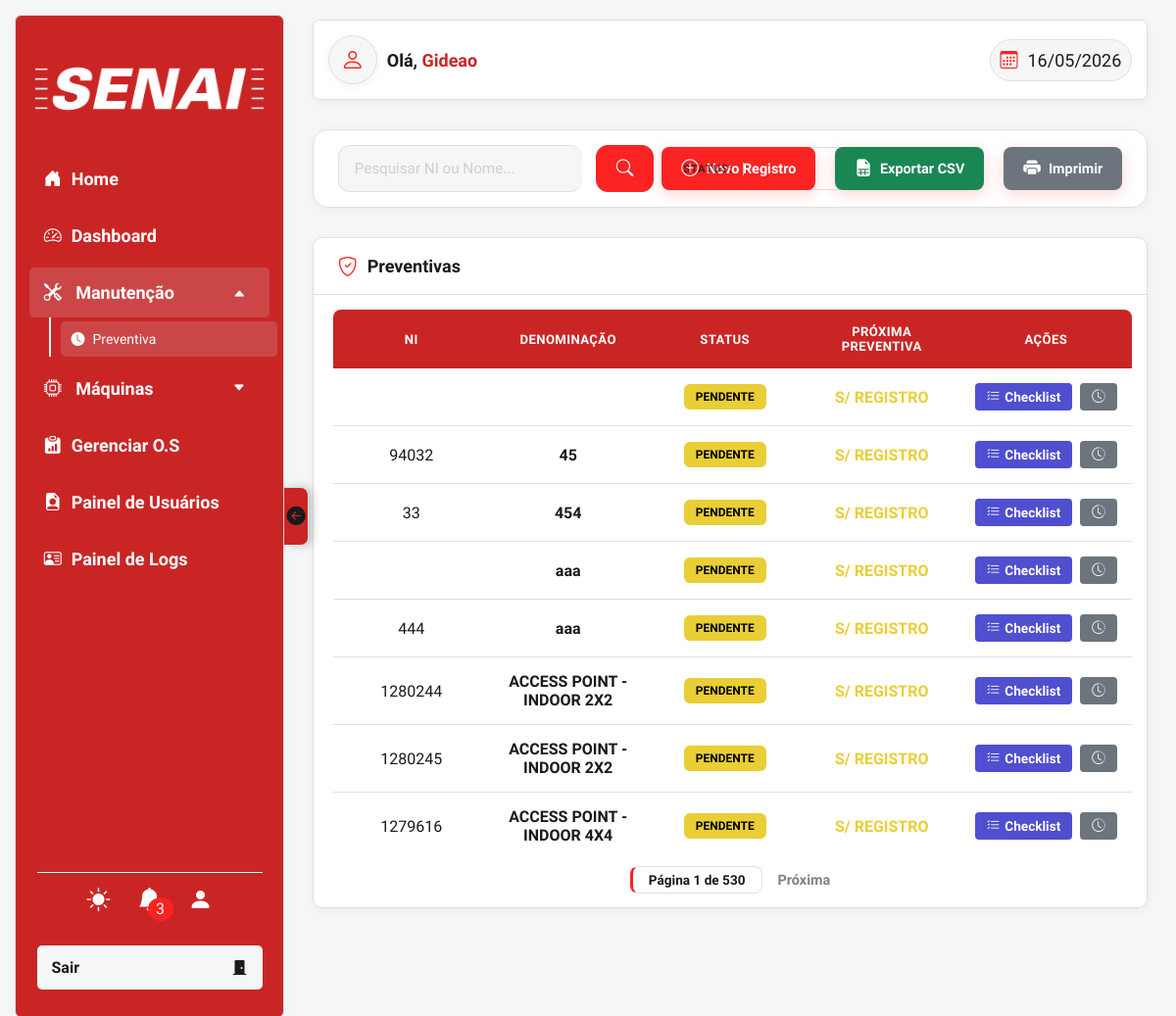
The page /php/views/preventiva.php (signed in) on the database its author committed.
### tables this page shows
CREATE TABLE `maquinas` (
  `id` int(11) NOT NULL,
  `denominacao` varchar(255) NOT NULL,
  `marca` varchar(255) DEFAULT NULL,
  `modelo` varchar(255) DEFAULT NULL,
  `numero_identificacao` varchar(100) DEFAULT NULL,
  `tipomaquina_id` int(11) DEFAULT NULL,
  `ano_fabricacao` int(11) DEFAULT NULL,
  `setor` varchar(100) DEFAULT NULL,
  `criado_em` datetime DEFAULT current_timestamp(),
  `data_proxima_manutencao` date DEFAULT NULL
);

### php/views/preventiva.php (the view, shortened to what this page needs)
<?php
require __DIR__ . '/../configs/conexao.php';
function calcularStatusArray($lastDate, $intervalo)
{
    if (!$lastDate) {
        return ['status' => 'PENDENTE', 'class' => 'warning', 'label' => 'PENDENTE', 'data' => 'S/ REGISTRO'];
    }
}
$busca_atual = isset($_GET['search']) ? trim($_GET['search']) : '';
$status_atual = isset($_GET['filtro-status']) ? $_GET['filtro-status'] : 'todos';
$pagina_atual = isset($_GET['page']) ? (int)$_GET['page'] : 1;
$limite = 8;
$sql = "
    SELECT
        m.*,
        (SELECT MAX(data_realizada) FROM historico_manutencao WHERE maquina_id = m.id) as ultima,
        (SELECT MIN(
            CASE
                WHEN frequencia = 'diario' THEN 1
                WHEN frequencia = 'semanal' THEN 7
                WHEN frequencia = 'quinzenal' THEN 15
                WHEN frequencia = 'mensal' THEN 30
                WHEN frequencia = 'trimestral' THEN 90
                WHEN frequencia = 'semestral' THEN 180
                WHEN frequencia = 'anual' THEN 365
                ELSE 30
            END
        ) FROM checklist_itens WHERE maquina_id = m.id) as intervalo
    FROM maquinas m
    ORDER BY m.denominacao ASC
";
$resMaquinas = $conn->query($sql);
$maquinas_filtradas = [];
if ($resMaquinas && $resMaquinas->num_rows > 0) {
    while ($maquina = $resMaquinas->fetch_assoc()) {
        $dataStatus = calcularStatusArray($maquina['ultima'], $maquina['intervalo']);
        $maquina['dataStatus'] = $dataStatus;
        $maquinas_filtradas[] = $maquina;
    }
}
$total_registros = count($maquinas_filtradas);
$total_paginas = ceil($total_registros / $limite);
$offset = ($pagina_atual - 1) * $limite;
$maquinas_paginadas = array_slice($maquinas_filtradas, $offset, $limite);
?>
<!DOCTYPE html>
<html lang="pt-br">
<head>
    <link rel="stylesheet" href="../../css/style.css">
    <link rel="stylesheet" href="../../css/nav.css">
    <link rel="stylesheet" href="../../css/header.css">
    <link rel="stylesheet" href="../../css/modal.css">
    <link rel="stylesheet" href="../../css/global.css">
    <link rel="stylesheet" href="https://cdn.jsdelivr.net/npm/bootstrap-icons@1.13.1/font/bootstrap-icons.min.css">
</head>
<body>
    <?php require __DIR__ . '/../components/nav.php'; ?>
    <section class="sec-main">
        <?php require __DIR__ . '/../components/header.php'; ?>
        <div class="page-actions-bar">
            <form action="" method="GET" class="page-search-form">
                <div class="page-search-box <?php echo $busca_atual ? 'has-content' : ''; ?>">
                    <input type="text" name="search" id="pesquisa" value="<?php echo htmlspecialchars($busca_atual); ?>" placeholder="Pesquisar NI ou Nome...">
                </div>
                <button type="submit" class="btn-search"><i class="bi bi-search"></i></button>
                <div class="page-filter-box">
                    <label for="filtro-status-prev">Status:</label>
                    <select id="filtro-status-prev" name="filtro-status" onchange="this.form.submit()">
                        <option value="todos" <?php echo $status_atual == 'todos' ? 'selected' : ''; ?>>Todos</option>
                    </select>
                </div>
            </form>
            <button class="btn-page-action" onclick="showModal('preventiva')"><i class="bi bi-plus-circle"></i> Novo Registro</button>
            <button class="btn-page-action" style="background: #198754;" onclick="exportarCSV()"><i class="bi bi-file-earmark-spreadsheet-fill"></i> Exportar CSV</button>
            <button class="btn-page-action" style="background: #6c757d;" onclick="imprimirRelatorio()"><i class="bi bi-printer-fill"></i> Imprimir</button>
        </div>
        <div class="tabela-bg2">
            <div class="tabela-titulo"><i class="bi bi-shield-check"></i><h2>Preventivas</h2></div>
            <div class="tabela-wrapper">
                <table class="tabela-main">
                    <thead><tr><th>NI</th><th>Denominação</th><th>Status</th><th>Próxima Preventiva</th><th>Ações</th></tr></thead>
                    <tbody>
                        <?php foreach ($maquinas_paginadas as $maquina): $dataStatus = $maquina['dataStatus']; ?>
                            <tr>
                                <td><?php echo htmlspecialchars($maquina['numero_identificacao']); ?></td>
                                <td><strong><?php echo htmlspecialchars($maquina['denominacao']); ?></strong></td>
                                <td><span class="badge-status bg-<?php echo $dataStatus['class']; ?>"><?php echo $dataStatus['label']; ?></span></td>
                                <td><b class="text-<?php echo $dataStatus['class']; ?>"><?php echo $dataStatus['data']; ?></b></td>
                                <td>
                                    <div style="display: flex; gap: 8px; justify-content: center;">
                                        <button class="btnAcao checklist" onclick="openChecklist('<?php echo addslashes($maquina['denominacao']); ?>', <?php echo $maquina['id']; ?>)"><i class="bi bi-list-check"></i> Checklist</button>
                                        <button class="btnAcao history" onclick="openHistory('<?php echo addslashes($maquina['denominacao']); ?>', <?php echo $maquina['id']; ?>)"><i class="bi bi-clock-history"></i></button>
                                    </div>
                                </td>
                            </tr>
                        <?php endforeach; ?>
                    </tbody>
                </table>
            </div>
            <div class="page-pagination">
                <span class="pag-current">Página <?php echo $pagina_atual; ?> de <?php echo $total_paginas; ?></span>
                <?php if ($pagina_atual < $total_paginas): ?><a href="?search=<?php echo urlencode($busca_atual); ?>&filtro-status=<?php echo urlencode($status_atual); ?>&page=<?php echo $pagina_atual + 1; ?>" class="pag-btn">Próxima</a><?php endif; ?>
            </div>
        </div>
    </section>
</body>
</html>

### css/modal.css (style rules this page uses)
.modal-notificacao .notificacao h6, h5, h4, h3, h2, h1 { color: var(--corDestaque); }

### css/global.css (style rules this page uses)
* { padding: 0; margin: 0; box-sizing: border-box; font-family: "TASA Orbiter", sans-serif; outline: none; }
body { width: 100%; height: 100vh; min-height: 100vh; background: var(--corFundo); animation: animacaoCoringa 0.4s forwards ease-in-out; overflow-x: hidden; }
.sec-main { transition: padding-left 0.3s ease; padding-left: 310px; padding-right: 20px; padding-top: 20px; padding-bottom: 40px; width: 100%; min-height: 100vh; display: flex; flex-direction: column; align-items: center; gap: 30px; }
:root { --text-4xl: 48px; --text-2xl: 24px; --text-xl: 20px; --text-lg: 18px; --text-base: 16px; --text-sm: 14px; --corBase: #fc2323; --corDestaque: #ca2525; --corEscura: #646464; --corBranca: #FFFFFF; --confirmar: oklch(76.5% 0.177 163.223); --confirmarHover: oklch(69.6% 0.17 162.48); --editar: oklch(74.6% 0.16 232.661); --editarHover: oklch(58.8% 0.158 241.966); --ferramentas: oklch(62.476% 0.25289 28.919); --ferramentasHover: oklch(59.123% 0.23572 27.395); --clipes: oklch(75% 0.183 55.934); --clipesHover: oklch(76.9% 0.188 70.08); --hoverTr: #cecccc34; --cinzafundo: #a1a1a1b6; --txtClaro: #FFF; --txtEscuro: #000000; --corLogin: rgb(219, 219, 219); --status-ok: rgb(38, 240, 65); --status-warning: rgb(233, 206, 54); --status-danger: red; --status-pereira: rgb(79, 79, 207); }
html[data-tema='claro'] { --corFundo: #f4f7f6; --corFundo2: #ffffff; --sombra: 0 2px 10px rgba(0, 0, 0, .05); --sombra2: 0 2px 10px rgba(0, 0, 0, .05); --corTxt2: #1e1e1e; --corTxt: #FFFFFF; --corTxt3: #1a1a1a; --corBordas: #e0e0e0; --corBarra: #ca2525; }

### php/views/preventiva.php (style rules this page uses)
.tabela-main td { padding: 15px; text-align: center; border-bottom: 1px solid var(--corBordas); color: var(--corTxt3); }
.btnAcao { padding: 6px 12px; border-radius: 4px; border: none; color: white; cursor: pointer; transition: 0.2s; display: inline-flex; align-items: center; gap: 5px; font-size: 0.85rem; font-weight: 600; }
.btnAcao.checklist { background: var(--status-pereira, #4f4fcf); }
.btnAcao.history { background: #6c757d; }
.badge-status { padding: 6px 12px; border-radius: 6px; font-weight: 800; font-size: 0.75rem; display: inline-block; }
.bg-warning { background: var(--status-warning); color: #000; }
.text-warning { color: var(--status-warning); }

### rows shown on the page
maquinas: numero_identificacao "94032", denominacao "45", label "PENDENTE", data "S/ REGISTRO"
maquinas: numero_identificacao "33", denominacao "454", label "PENDENTE", data "S/ REGISTRO"
maquinas: denominacao "aaa", label "PENDENTE", data "S/ REGISTRO"
maquinas: numero_identificacao "444", denominacao "aaa", label "PENDENTE", data "S/ REGISTRO"
maquinas: numero_identificacao "1279616", denominacao "ACCESS POINT - INDOOR 4X4", label "PENDENTE", data "S/ REGISTRO"

### other values the page prints
$totalNoti "3"
$nome_usuario "Gideao"
$dataStatus['label'] "PENDENTE"
$dataStatus['data'] "S/ REGISTRO"
$maquina['numero_identificacao'] "1280244"
$maquina['denominacao'] "ACCESS POINT - INDOOR 2X2"
$maquina['numero_identificacao'] "1280245"
$pagina_atual "1"
$total_paginas "530"
